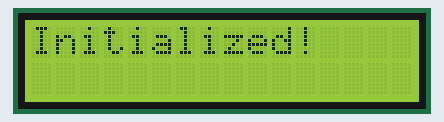
This sketch was run on a simulated Arduino Uno, built with avr-gcc and run on an emulated ATmega328P. Parts: 16×2 character LCD. What the sketch prints to the serial monitor is not drawn.

Above: at 0.2 s.
At 2.2 s:
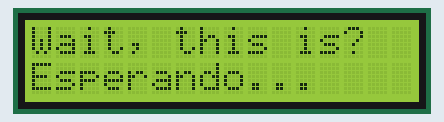
At 6.2 s:
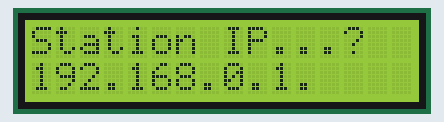
At 10.8 s:
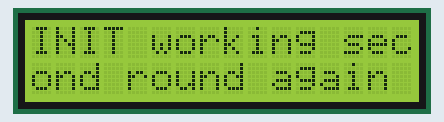
At 18.2 s:
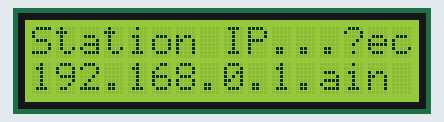
At 38.2 s:
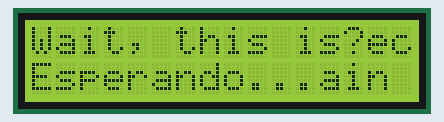

The sketch:

test_lcd.ino
```cpp
#include "elcan_lcd.h"
#include "definitions.h"

#define WAIT_ENTER while(cha != '\n'){cha = Serial.read();}
char tmp[64];
ElcanLCDManager lcdm;

void setup() {
  Serial.begin(115200);
  Serial.println("#Start");
  memset(tmp, 0, sizeof(tmp));
  Serial.println("#almost");
  lcdm.init();
  Serial.println("#init");
  lcdm.show_message("Initialized!");
  Serial.println("#Done");
}

void loop() {
  char cha;
  char ip[]="192.168.0.1";
  Serial.println("#Alive");
  delay(2000);
  Serial.println("#ready");
  sprintf(tmp,"Wait, this is?");
  lcdm.show_ready(tmp);
  delay(2000);
  Serial.println("#Light");
  lcdm.light_on();
  delay(2000);
  Serial.print("#");
  Serial.println(ip);
  lcdm.show_ip(ip);
  delay(2000);
  Serial.println("#Long message");
  lcdm.show_message("INIT working second round again");
  delay(1400);
  //*/
}
```

definitions.h
```cpp
/**
 * System Statuses
 *
 */
#define READY         1
#define ERROR_WIFI    2
#define ERROR_RFID    4
#define ERROR_RTC     5
#define ERROR_INVALID 7
#define READ_RFID     8
#define READ_RTC      16
#define READ_WEIGHT   32
#define OPEN_BARRIER  64
#define WRITE_RECORD  128
#define UNKNOWN_CARD  137
#define GET_TAG_DATA  171
#define ADJUST_TIME   193
#define TIMED_WAIT    250

/**
 * Ports used
 */
#define BUZZER    3
#define BARRERA   4
#define WIFI_RX   5
#define WIFI_TX   6

/**
 * System Constants
 *
 */
#define CARD_UID_SIZE 4
#define MAX_EEPROM_POSITION 200 * sizeof(struct card_block)
#define WAITING_TIME 10 // Mandatory delay in seconds
#define MAX_WEIGHT_WAIT_TIME 3000 // 3 seconds
#define LCD_ADDRESS 0x27
#define LIGHT_DURATION 4000 // 4 seconds with the light on.
#define POLLING_INTERVAL 1000
#define TAG_UID_START 0
#define TAG_UID_END 8
#define TAG_POS_START 8
#define TAG_POS_END 10
#define TAG_REM_START 10
#define TAG_PACKET_SIZE 11 // tag example: 96484C4F, 00-C8 (0 to 200), 0/1
#define SCALE_I2C_ADDR 0x42

/************************************************************************/
/* Macros                                                               */
/************************************************************************/
#define CLEAR_SERIAL while(Serial.available()) { byte t = Serial.read(); }
#define FS(x) (__FlashStringHelper*)(x)
```

elcan_lcd.cpp
```cpp
#include <LiquidCrystal_I2C.h>
#include <Arduino.h>
#include "definitions.h"
#include "elcan_lcd.h"
#include "substring.h"

ElcanLCDManager::ElcanLCDManager() : LiquidCrystal_I2C(LCD_ADDRESS, 16, 2) {
  // constructor initialized
}

void ElcanLCDManager::init() {
  LiquidCrystal_I2C::init();
  begin(16,2);
}

void ElcanLCDManager::show_error(char error_code) {
  char blinks;
  clear();
  switch(error_code) {
    case ERROR_RFID:
    blinks = 2;
    print(F("Error 502"));
    break;
    case ERROR_RTC:
    blinks = 3;
    print(F("Error 501"));
    case ERROR_WIFI:
    blinks = 4;
    print(F("Error 503"));
    break;
    default:
    print(F("Error 500"));
    blinks = 1;
    break;
  }
  for (char i=0; i < blinks; i++) {
    tone(BUZZER, 1400, 200);
    delay(100);
  }
  delay(500); //wait 1/2 second between displays at least;
}

void ElcanLCDManager::show_ip(char *ipaddr) {
  backlight();
  backlightStart = millis();
  setCursor(0,0);
  print(F("Station IP..."));
  setCursor(0,1);
  print(ipaddr);
  delay(2500); //2 1/2 seconds delay to read the ip
  clear();
}

void ElcanLCDManager::show_ready(char *dateString) {
  setCursor(0,0);
  print(dateString);
  setCursor(0,1);
  print(F("Esperando..."));
}

void ElcanLCDManager::show_message(char *msg) {
  char tmp[17];
  char len;
  clear();
  backlight();
  backlightStart = millis();
  len = strlen(msg);
  if (len > 16) {
    setCursor(0,0);
    Serial.print("#");
    substring(msg, tmp, 0, 15);
    Serial.print(tmp);
    print(tmp);
    memset(tmp, 0, sizeof(tmp));
    setCursor(0,1);
    substring(msg, tmp, 16, len);
    Serial.println(tmp);
    print(tmp);
  } else {
    print(msg);
  }
}

void ElcanLCDManager::check_light() {
  if (backlightStart > 0) {
    if (millis() - backlightStart > LIGHT_DURATION) {
      noBacklight();
      backlightStart = 0;
    }
  }
}

void ElcanLCDManager::light_on() {
  backlight();
  backlightStart = millis();
}
```

elcan_lcd.h
```cpp
/*
 * elcan_lcd.h
 *
 * Created: 10-Dec-18 12:36:33 AM
 *  Author: Mario O. Villarroel
 */


#ifndef _ELCAN_LCD_MGR
#include "definitions.h"
#include "substring.h"
#include <LiquidCrystal_I2C.h>

class ElcanLCDManager : LiquidCrystal_I2C {
  protected:
    long backlightStart;
  public:
    void init();
    ElcanLCDManager();
    void show_message(char *msg);
    void show_error(char error_code);
    void show_ip(char *ipaddr);
    void show_ready(char *dateString);
    void check_light();
    void light_on();
};
#define _ELCAN_LCD_MGR 1
#endif
```

substring.cpp
```cpp
#include <Arduino.h>
void substring(byte src[], byte dst[], int p, int l)
{
  int c = p, d = 0;
  while (c <= l) {
    dst[d++] = src[c++];
  }
  dst[d] = '\0';
}

void short_concat(byte dest[], byte src[])
{
  char c = 0, d = 0;
  while (dest[c] != '\0') {
    c++;
  }
  while (src[d] != '\0') {
    dest[c] = src[d];
    d++; c++;
  }
  dest[c] = '\0';
}
```

substring.h
```cpp
void substring(byte src[], byte dst[], int start_pos, int length);
void short_concat(byte dest[], byte src[]);
```

Measured:
- what the display in image 1 shows lasts 4.0 s, from 2.2 s to 6.2 s
- what the display in image 2 shows lasts 2.5 s, from 6.2 s to 8.7 s
- what the display in image 3 shows lasts 3.5 s, from 10.7 s to 14.2 s
